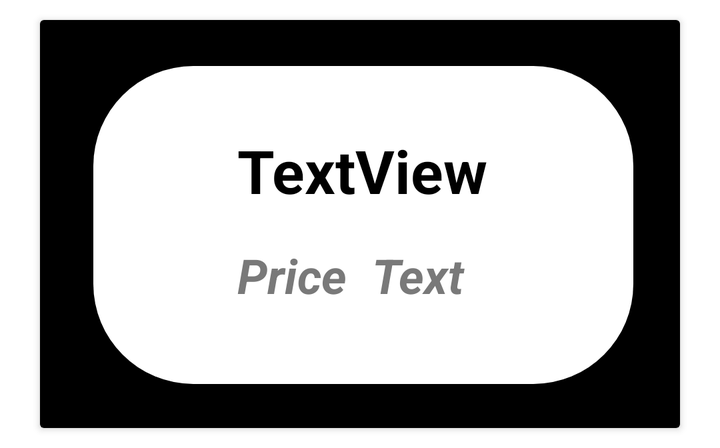
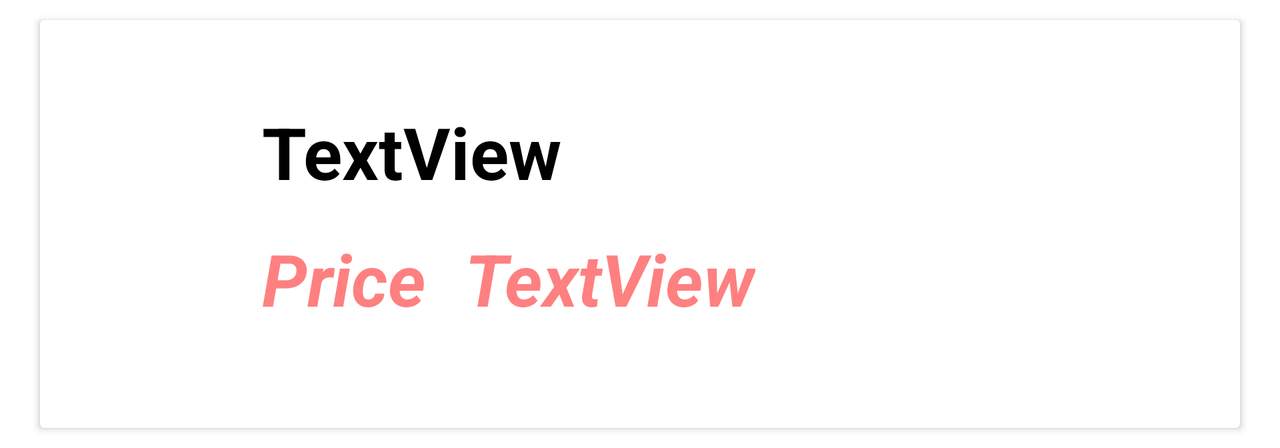

First picture: res/layout/ on a phone held upright. Second picture: the repository's own variant of that layout, on a device whose configuration matches the variant's folder. Source for both follows.
<!-- AndroidManifest.xml: application theme AppTheme -->
<!-- res/layout/activity_product_list.xml -->
<?xml version="1.0" encoding="utf-8"?>
<LinearLayout xmlns:android="http://schemas.android.com/apk/res/android"
    xmlns:app="http://schemas.android.com/apk/res-auto"
    xmlns:tools="http://schemas.android.com/tools"
    android:layout_width="match_parent"
    android:layout_height="wrap_content"
    android:orientation="vertical">

    <androidx.cardview.widget.CardView
        android:layout_width="match_parent"
        android:layout_height="wrap_content"
        android:layout_marginStart="20dp"
        android:layout_marginTop="10dp"
        android:layout_marginEnd="20dp"
        android:layout_marginBottom="10dp">

        <LinearLayout
            android:layout_width="match_parent"
            android:layout_height="match_parent"
            android:background="@color/black" />

        <androidx.constraintlayout.widget.ConstraintLayout
            android:layout_width="match_parent"
            android:layout_height="204dp"
            app:layout_constraintBottom_toBottomOf="parent"
            app:layout_constraintEnd_toEndOf="parent"
            app:layout_constraintStart_toStartOf="parent"
            app:layout_constraintTop_toTopOf="parent">


            <androidx.constraintlayout.widget.ConstraintLayout
                android:id="@+id/constraintLayout"
                android:layout_width="270dp"
                android:layout_height="159dp"
                android:layout_marginStart="10dp"
                android:layout_marginLeft="10dp"
                android:layout_marginTop="3dp"
                android:layout_marginEnd="42dp"
                android:layout_marginRight="42dp"
                android:layout_marginBottom="16dp"
                android:background="@drawable/border_while2"
                app:layout_constraintBottom_toBottomOf="parent"
                app:layout_constraintEnd_toEndOf="parent"
                app:layout_constraintHorizontal_bias="0.859"
                app:layout_constraintStart_toEndOf="@+id/imageView1"
                app:layout_constraintTop_toTopOf="parent"
                app:layout_constraintVertical_bias="0.769">

                <TextView
                    android:id="@+id/name"
                    android:layout_width="wrap_content"
                    android:layout_height="wrap_content"
                    android:layout_marginStart="72dp"
                    android:layout_marginLeft="72dp"
                    android:layout_marginTop="32dp"
                    android:text="TextView"
                    android:textStyle="bold"
                    android:textColor="@color/black"
                    android:textSize="30sp"
                    app:layout_constraintStart_toStartOf="parent"
                    app:layout_constraintTop_toTopOf="parent" />

                <TextView
                    android:id="@+id/price"
                    android:layout_width="54dp"
                    android:layout_height="34dp"
                    android:layout_marginStart="12dp"
                    android:layout_marginLeft="12dp"
                    android:layout_marginTop="13dp"
                    android:layout_marginEnd="76dp"
                    android:layout_marginRight="76dp"
                    android:layout_marginBottom="25dp"
                    android:text="TextView"
                    android:textColor="@color/barcode_field_value"
                    android:textSize="24sp"
                    android:textStyle="bold|italic"
                    app:layout_constraintBottom_toBottomOf="parent"
                    app:layout_constraintEnd_toEndOf="parent"
                    app:layout_constraintStart_toEndOf="@+id/textView"
                    app:layout_constraintTop_toBottomOf="@+id/name"
                    app:layout_constraintVertical_bias="0.2" />

                <TextView
                    android:id="@+id/textView"
                    android:layout_width="0dp"
                    android:layout_height="32dp"
                    android:layout_marginStart="72dp"
                    android:layout_marginLeft="72dp"
                    android:layout_marginTop="16dp"
                    android:layout_marginBottom="39dp"
                    android:text="Price"
                    android:textColor="@color/barcode_field_value"
                    android:textSize="24sp"
                    android:textStyle="bold|italic"
                    app:layout_constraintBottom_toBottomOf="parent"
                    app:layout_constraintStart_toStartOf="parent"
                    app:layout_constraintTop_toBottomOf="@+id/name" />


            </androidx.constraintlayout.widget.ConstraintLayout>

            <ImageView
                android:id="@+id/imageView1"
                android:layout_width="114dp"
                android:layout_height="117dp"
                android:layout_marginStart="16dp"
                android:layout_marginLeft="16dp"
                android:layout_marginTop="44dp"
                app:layout_constraintStart_toStartOf="parent"
                app:layout_constraintTop_toTopOf="parent" />

        </androidx.constraintlayout.widget.ConstraintLayout>
    </androidx.cardview.widget.CardView>
</LinearLayout>
<!-- resources referenced by this layout -->
<resources>
  <color name="barcode_field_value">#797979</color>
  <color name="black">#FF000000</color>
  <!-- drawable border_while2 (drawable-xxhdpi) -->
  <?xml version="1.0" encoding="utf-8"?>
  <shape xmlns:android="http://schemas.android.com/apk/res/android"
      android:shape="rectangle">
  
      <corners android:radius="50dp"/>
      <solid android:color="@color/white"/>
  
  
  
  </shape>
  <style name="AppTheme" parent="Theme.MaterialComponents.Light.NoActionBar" />
  <color name="white">#FFFFFFFF</color>
</resources>
<!-- res/layout-land/activity_product_list.xml (the repository's variant of the layout above) -->
<!-- drawn on the phone turned sideways -->
<?xml version="1.0" encoding="utf-8"?>
<LinearLayout xmlns:android="http://schemas.android.com/apk/res/android"
    xmlns:app="http://schemas.android.com/apk/res-auto"
    xmlns:tools="http://schemas.android.com/tools"
    android:layout_width="match_parent"
    android:layout_height="wrap_content"
    android:orientation="vertical">

    <androidx.cardview.widget.CardView
        android:layout_width="match_parent"
        android:layout_height="wrap_content"
        android:layout_marginStart="20dp"
        android:layout_marginTop="10dp"
        android:layout_marginEnd="20dp"
        android:layout_marginBottom="10dp">

        <LinearLayout
            android:layout_width="match_parent"
            android:layout_height="match_parent"
            android:background="@drawable/border" />

        <androidx.constraintlayout.widget.ConstraintLayout
            android:layout_width="match_parent"
            android:layout_height="204dp"
            app:layout_constraintBottom_toBottomOf="parent"
            app:layout_constraintEnd_toEndOf="parent"
            app:layout_constraintStart_toStartOf="parent"
            app:layout_constraintTop_toTopOf="parent">


            <androidx.constraintlayout.widget.ConstraintLayout
                android:id="@+id/constraintLayout"
                android:layout_width="639dp"
                android:layout_height="171dp"
                android:layout_marginStart="10dp"
                android:layout_marginTop="3dp"
                android:layout_marginEnd="42dp"
                android:layout_marginBottom="16dp"
                android:background="@drawable/border_while2"
                app:layout_constraintBottom_toBottomOf="parent"
                app:layout_constraintEnd_toEndOf="parent"
                app:layout_constraintHorizontal_bias="0.859"
                app:layout_constraintStart_toEndOf="@+id/imageView1"
                app:layout_constraintTop_toTopOf="parent"
                app:layout_constraintVertical_bias="0.769">

                <TextView
                    android:id="@+id/name"
                    android:layout_width="0dp"
                    android:layout_height="49dp"
                    android:layout_marginStart="150dp"
                    android:layout_marginTop="28dp"
                    android:layout_marginEnd="53dp"
                    android:text="TextView"
                    android:textColor="@color/black"
                    android:textSize="36sp"
                    android:textStyle="bold"
                    app:layout_constraintEnd_toEndOf="parent"
                    app:layout_constraintHorizontal_bias="0.083"
                    app:layout_constraintStart_toStartOf="parent"
                    app:layout_constraintTop_toTopOf="parent" />

                <TextView
                    android:id="@+id/price"
                    android:layout_width="wrap_content"
                    android:layout_height="53dp"
                    android:layout_marginStart="12dp"
                    android:layout_marginEnd="76dp"
                    android:text="TextView"
                    android:textColor="@color/redTransparent"
                    android:textSize="36sp"
                    android:textStyle="bold|italic"
                    app:layout_constraintBaseline_toBaselineOf="@+id/textView"
                    app:layout_constraintEnd_toEndOf="parent"
                    app:layout_constraintHorizontal_bias="0.042"
                    app:layout_constraintStart_toEndOf="@+id/textView" />

                <TextView
                    android:id="@+id/textView"
                    android:layout_width="0dp"
                    android:layout_height="54dp"
                    android:layout_marginStart="150dp"
                    android:layout_marginTop="16dp"
                    android:layout_marginBottom="39dp"
                    android:text="Price"
                    android:textColor="@color/redTransparent"
                    android:textSize="36sp"
                    android:textStyle="bold|italic"
                    app:layout_constraintBottom_toBottomOf="parent"
                    app:layout_constraintStart_toStartOf="parent"
                    app:layout_constraintTop_toBottomOf="@+id/name"
                    app:layout_constraintVertical_bias="0.133" />


            </androidx.constraintlayout.widget.ConstraintLayout>

            <ImageView
                android:id="@+id/imageView1"
                android:layout_width="114dp"
                android:layout_height="117dp"
                android:layout_marginStart="90dp"
                android:layout_marginTop="44dp"
                app:layout_constraintStart_toStartOf="parent"
                app:layout_constraintTop_toTopOf="parent" />

        </androidx.constraintlayout.widget.ConstraintLayout>
    </androidx.cardview.widget.CardView>
</LinearLayout>
<!-- resources referenced by the variant -->
<!-- as the phone turned sideways resolves them -->
<resources>
  <color name="black">#FF000000</color>
  <color name="redTransparent">#7ffd0101</color>
  <!-- drawable border (drawable) -->
  <?xml version="1.0" encoding="utf-8"?>
  <layer-list xmlns:android="http://schemas.android.com/apk/res/android">
      <item
          android:width="20dp"
          >
          <shape android:shape="rectangle">
              <solid android:color="@color/yellow"/>
              <corners
                  android:bottomLeftRadius="10dp"
                  android:bottomRightRadius="0dp"
                  android:topLeftRadius="10dp"
                  android:topRightRadius="0dp"
                  />
          </shape>
      </item>
      <item
          android:bottom="0dp"
          android:left="15dp"
          android:right="0dp"
          android:top="0dp">
          <shape android:shape="rectangle">
              <solid android:color="@color/blue"/>
              <corners
                  android:bottomLeftRadius="0dp"
                  android:bottomRightRadius="10dp"
                  android:topLeftRadius="0dp"
                  android:topRightRadius="10dp"/>
          </shape>
      </item>
  </layer-list>
  <!-- drawable border_while2 (drawable-xxhdpi) -->
  <?xml version="1.0" encoding="utf-8"?>
  <shape xmlns:android="http://schemas.android.com/apk/res/android"
      android:shape="rectangle">
  
      <corners android:radius="50dp"/>
      <solid android:color="@color/white"/>
  
  
  
  </shape>
  <style name="AppTheme" parent="Theme.MaterialComponents.Light.NoActionBar" />
  <color name="white">#FFFFFFFF</color>
</resources>
